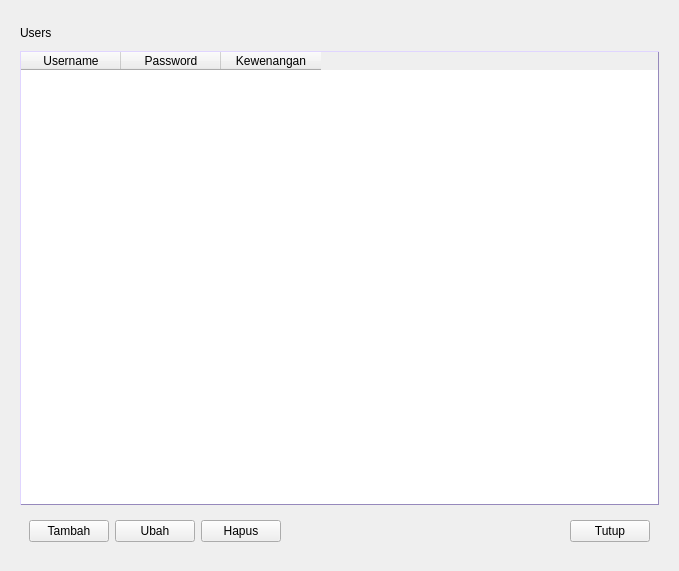
<?xml version="1.0" encoding="UTF-8"?>
<ui version="4.0">
 <class>fr_Admin</class>
 <widget class="QFrame" name="fr_Admin">
  <property name="geometry">
   <rect>
    <x>0</x>
    <y>0</y>
    <width>679</width>
    <height>571</height>
   </rect>
  </property>
  <property name="windowTitle">
   <string>Frame</string>
  </property>
  <property name="styleSheet">
   <string notr="true">QFrame{
	border:0px;
}</string>
  </property>
  <property name="frameShape">
   <enum>QFrame::StyledPanel</enum>
  </property>
  <property name="frameShadow">
   <enum>QFrame::Raised</enum>
  </property>
  <layout class="QGridLayout" name="igr_Admin">
   <item row="1" column="0">
    <widget class="QStackedWidget" name="st_Admin">
     <property name="currentIndex">
      <number>1</number>
     </property>
     <widget class="QWidget" name="st_Menu">
      <layout class="QGridLayout" name="igr_Menu">
       <item row="2" column="2">
        <widget class="QPushButton" name="tb_TutupAdmin">
         <property name="minimumSize">
          <size>
           <width>40</width>
           <height>40</height>
          </size>
         </property>
         <property name="maximumSize">
          <size>
           <width>100</width>
           <height>40</height>
          </size>
         </property>
         <property name="text">
          <string>Tutup Admin</string>
         </property>
        </widget>
       </item>
       <item row="1" column="2">
        <spacer name="horizontalSpacer_2">
         <property name="orientation">
          <enum>Qt::Horizontal</enum>
         </property>
         <property name="sizeHint" stdset="0">
          <size>
           <width>40</width>
           <height>20</height>
          </size>
         </property>
        </spacer>
       </item>
       <item row="1" column="0">
        <spacer name="horizontalSpacer">
         <property name="orientation">
          <enum>Qt::Horizontal</enum>
         </property>
         <property name="sizeHint" stdset="0">
          <size>
           <width>40</width>
           <height>20</height>
          </size>
         </property>
        </spacer>
       </item>
       <item row="1" column="1">
        <widget class="QFrame" name="fr_Main">
         <property name="minimumSize">
          <size>
           <width>320</width>
           <height>240</height>
          </size>
         </property>
         <property name="frameShape">
          <enum>QFrame::StyledPanel</enum>
         </property>
         <property name="frameShadow">
          <enum>QFrame::Raised</enum>
         </property>
         <widget class="QPushButton" name="tb_EditAdmin">
          <property name="geometry">
           <rect>
            <x>70</x>
            <y>130</y>
            <width>191</width>
            <height>61</height>
           </rect>
          </property>
          <property name="text">
           <string>Edit Admin</string>
          </property>
         </widget>
         <widget class="QPushButton" name="tb_ListUser">
          <property name="geometry">
           <rect>
            <x>70</x>
            <y>60</y>
            <width>191</width>
            <height>61</height>
           </rect>
          </property>
          <property name="text">
           <string>List User</string>
          </property>
         </widget>
        </widget>
       </item>
       <item row="2" column="1">
        <spacer name="verticalSpacer_2">
         <property name="orientation">
          <enum>Qt::Vertical</enum>
         </property>
         <property name="sizeHint" stdset="0">
          <size>
           <width>20</width>
           <height>40</height>
          </size>
         </property>
        </spacer>
       </item>
       <item row="0" column="1">
        <spacer name="verticalSpacer">
         <property name="orientation">
          <enum>Qt::Vertical</enum>
         </property>
         <property name="sizeHint" stdset="0">
          <size>
           <width>20</width>
           <height>40</height>
          </size>
         </property>
        </spacer>
       </item>
      </layout>
     </widget>
     <widget class="QWidget" name="st_Users">
      <layout class="QVBoxLayout" name="ivl_Users_Luar">
       <item>
        <widget class="QLabel" name="lb_Users_Judul">
         <property name="sizePolicy">
          <sizepolicy hsizetype="Preferred" vsizetype="Preferred">
           <horstretch>0</horstretch>
           <verstretch>1</verstretch>
          </sizepolicy>
         </property>
         <property name="minimumSize">
          <size>
           <width>0</width>
           <height>25</height>
          </size>
         </property>
         <property name="maximumSize">
          <size>
           <width>16777215</width>
           <height>25</height>
          </size>
         </property>
         <property name="text">
          <string>Users</string>
         </property>
        </widget>
       </item>
       <item>
        <widget class="QTableWidget" name="tbl_ListUser_List">
         <property name="sizePolicy">
          <sizepolicy hsizetype="Expanding" vsizetype="Expanding">
           <horstretch>0</horstretch>
           <verstretch>1</verstretch>
          </sizepolicy>
         </property>
         <property name="styleSheet">
          <string notr="true">QTableWidget{border-width:1px;border-color:rgb(150, 137, 188);border-style:outset;border-radius:0px;}</string>
         </property>
         <property name="editTriggers">
          <set>QAbstractItemView::NoEditTriggers</set>
         </property>
         <column>
          <property name="text">
           <string>Username</string>
          </property>
         </column>
         <column>
          <property name="text">
           <string>Password</string>
          </property>
         </column>
         <column>
          <property name="text">
           <string>Kewenangan</string>
          </property>
         </column>
        </widget>
       </item>
       <item>
        <widget class="QFrame" name="fr_Users">
         <property name="sizePolicy">
          <sizepolicy hsizetype="Preferred" vsizetype="Preferred">
           <horstretch>0</horstretch>
           <verstretch>1</verstretch>
          </sizepolicy>
         </property>
         <property name="minimumSize">
          <size>
           <width>0</width>
           <height>30</height>
          </size>
         </property>
         <property name="maximumSize">
          <size>
           <width>16777215</width>
           <height>40</height>
          </size>
         </property>
         <property name="frameShape">
          <enum>QFrame::StyledPanel</enum>
         </property>
         <property name="frameShadow">
          <enum>QFrame::Raised</enum>
         </property>
         <layout class="QHBoxLayout" name="ihl_Users_Dalam">
          <item>
           <widget class="QPushButton" name="tb_Users_Tambah">
            <property name="text">
             <string>Tambah</string>
            </property>
           </widget>
          </item>
          <item>
           <widget class="QPushButton" name="tb_Users_Ubah">
            <property name="text">
             <string>Ubah</string>
            </property>
           </widget>
          </item>
          <item>
           <widget class="QPushButton" name="tb_Users_Hapus">
            <property name="text">
             <string>Hapus</string>
            </property>
           </widget>
          </item>
          <item>
           <spacer name="horizontalSpacer_3">
            <property name="orientation">
             <enum>Qt::Horizontal</enum>
            </property>
            <property name="sizeHint" stdset="0">
             <size>
              <width>258</width>
              <height>19</height>
             </size>
            </property>
           </spacer>
          </item>
          <item>
           <widget class="QPushButton" name="tb_Users_Tutup">
            <property name="text">
             <string>Tutup</string>
            </property>
           </widget>
          </item>
         </layout>
        </widget>
       </item>
      </layout>
     </widget>
     <widget class="QWidget" name="st_Users_Tambah">
      <layout class="QVBoxLayout" name="ivl_Users_Tambah_Luar">
       <item>
        <widget class="QFrame" name="fr_Users_Tambah_t">
         <property name="sizePolicy">
          <sizepolicy hsizetype="Preferred" vsizetype="Preferred">
           <horstretch>0</horstretch>
           <verstretch>1</verstretch>
          </sizepolicy>
         </property>
         <property name="minimumSize">
          <size>
           <width>0</width>
           <height>50</height>
          </size>
         </property>
         <property name="maximumSize">
          <size>
           <width>16777215</width>
           <height>50</height>
          </size>
         </property>
         <property name="frameShape">
          <enum>QFrame::StyledPanel</enum>
         </property>
         <property name="frameShadow">
          <enum>QFrame::Raised</enum>
         </property>
         <layout class="QHBoxLayout" name="ihl_Users_Tambah_t">
          <item>
           <widget class="QLabel" name="lb_Users_Tambah_Judul">
            <property name="font">
             <font>
              <pointsize>16</pointsize>
              <weight>75</weight>
              <bold>true</bold>
             </font>
            </property>
            <property name="text">
             <string>Tambah User</string>
            </property>
           </widget>
          </item>
         </layout>
        </widget>
       </item>
       <item>
        <widget class="QFrame" name="fr_Users_Tambah_Content">
         <property name="sizePolicy">
          <sizepolicy hsizetype="Preferred" vsizetype="Preferred">
           <horstretch>0</horstretch>
           <verstretch>2</verstretch>
          </sizepolicy>
         </property>
         <property name="frameShape">
          <enum>QFrame::StyledPanel</enum>
         </property>
         <property name="frameShadow">
          <enum>QFrame::Raised</enum>
         </property>
         <layout class="QFormLayout" name="ifl_Users_Tambah_Content">
          <item row="0" column="0">
           <widget class="QLabel" name="lb_Users_Tambah_Username">
            <property name="text">
             <string>Username :</string>
            </property>
           </widget>
          </item>
          <item row="1" column="0">
           <widget class="QLabel" name="lb_Users_Tambah_Password">
            <property name="text">
             <string>Password :</string>
            </property>
           </widget>
          </item>
          <item row="3" column="0">
           <widget class="QLabel" name="lb_Users_Tambah_Priviledge">
            <property name="text">
             <string>Priviledge :</string>
            </property>
           </widget>
          </item>
          <item row="0" column="1">
           <widget class="QLineEdit" name="le_Users_Tambah_Username">
            <property name="maximumSize">
             <size>
              <width>200</width>
              <height>16777215</height>
             </size>
            </property>
           </widget>
          </item>
          <item row="1" column="1">
           <widget class="QLineEdit" name="le_Users_Tambah_Password">
            <property name="maximumSize">
             <size>
              <width>200</width>
              <height>16777215</height>
             </size>
            </property>
           </widget>
          </item>
          <item row="3" column="1">
           <widget class="QComboBox" name="cb_Users_Tambah_Priviledge">
            <property name="maximumSize">
             <size>
              <width>200</width>
              <height>16777215</height>
             </size>
            </property>
            <item>
             <property name="text">
              <string>Administrator</string>
             </property>
            </item>
            <item>
             <property name="text">
              <string>Accountant</string>
             </property>
            </item>
            <item>
             <property name="text">
              <string>Finance</string>
             </property>
            </item>
            <item>
             <property name="text">
              <string>Sales</string>
             </property>
            </item>
            <item>
             <property name="text">
              <string>Custom</string>
             </property>
            </item>
           </widget>
          </item>
          <item row="2" column="0">
           <widget class="QLabel" name="lb_Users_Tambah_Password_Confirm">
            <property name="text">
             <string>Confirm Password: </string>
            </property>
           </widget>
          </item>
          <item row="2" column="1">
           <widget class="QLineEdit" name="le_Users_Tambah_Password_Confirm">
            <property name="minimumSize">
             <size>
              <width>200</width>
              <height>0</height>
             </size>
            </property>
            <property name="maximumSize">
             <size>
              <width>200</width>
              <height>16777215</height>
             </size>
            </property>
           </widget>
          </item>
         </layout>
        </widget>
       </item>
       <item>
        <widget class="QFrame" name="fr_Users_Tambah_b">
         <property name="sizePolicy">
          <sizepolicy hsizetype="Preferred" vsizetype="Preferred">
           <horstretch>0</horstretch>
           <verstretch>1</verstretch>
          </sizepolicy>
         </property>
         <property name="minimumSize">
          <size>
           <width>0</width>
           <height>50</height>
          </size>
         </property>
         <property name="maximumSize">
          <size>
           <width>16777215</width>
           <height>50</height>
          </size>
         </property>
         <property name="frameShape">
          <enum>QFrame::StyledPanel</enum>
         </property>
         <property name="frameShadow">
          <enum>QFrame::Raised</enum>
         </property>
         <layout class="QHBoxLayout" name="ihl_Users_Tambah_b">
          <item>
           <widget class="QPushButton" name="tb_Users_Tambah_Simpan">
            <property name="text">
             <string>Simpan</string>
            </property>
           </widget>
          </item>
          <item>
           <spacer name="horizontalSpacer_4">
            <property name="orientation">
             <enum>Qt::Horizontal</enum>
            </property>
            <property name="sizeHint" stdset="0">
             <size>
              <width>440</width>
              <height>20</height>
             </size>
            </property>
           </spacer>
          </item>
          <item>
           <widget class="QPushButton" name="tb_Users_Tambah_Tutup">
            <property name="text">
             <string>Tutup</string>
            </property>
           </widget>
          </item>
         </layout>
        </widget>
       </item>
      </layout>
     </widget>
    </widget>
   </item>
  </layout>
 </widget>
 <resources/>
 <connections/>
</ui>
